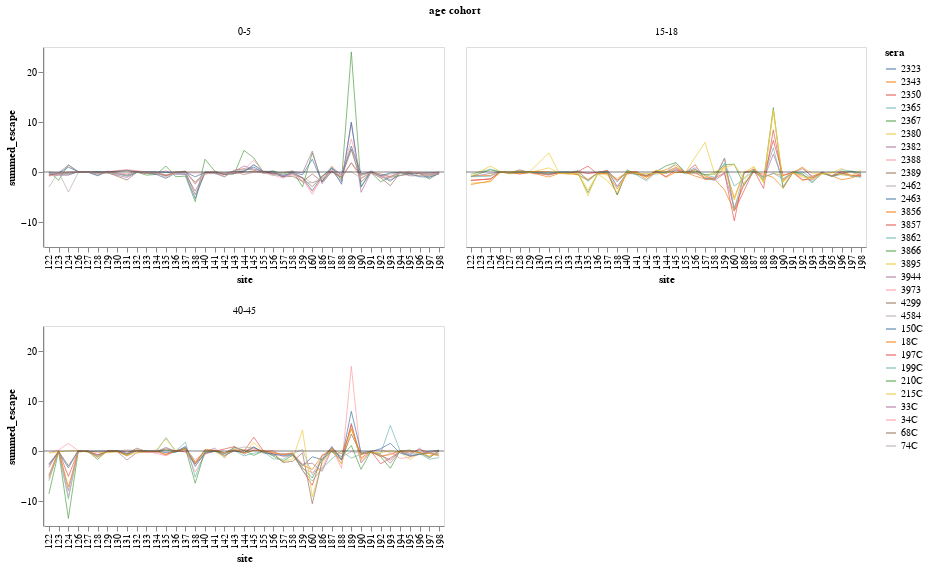

The notebook cell this image was saved under:
### Code cell
summed_escape_lineplot = (
    alt.Chart()
    .encode(
        x=alt.X("site", 
                title="site",
               ),
        y=alt.Y(
            "escape_mean",
            title="summed_escape",
        ),
        # column='age_group:N',
        color=alt.Color('serum:N', 
                        legend=alt.Legend(orient="right", title='sera'))
    )
    .mark_line(size=1, opacity=0.7)
    .properties(width=400, height=200)
    # .mark_circle(opacity=0.7, size=20))
)

x_axis = alt.Chart(pd.DataFrame({'y': [0]})).mark_rule(opacity=0.5).encode(y='y')

alt.layer(
    summed_escape_lineplot, x_axis, data=full_escape
).facet(
    facet=alt.Facet(
        'age_group:N',
        title='age cohort',
    ),
    columns=2
).configure_axis(
    grid=False
).resolve_axis(
    x='independent'
)

# chart.save('230501_immune_escape_by_age.pdf')

### Figure 1 — Vega-Lite specification as saved in the notebook (floating-point values rounded to 4 significant figures; data arrays with more than 128 entries replaced by an {"elided": "..."} marker saying what was removed)
{"config": {"view": {"continuousWidth": 300, "continuousHeight": 300}, "axis": {"grid": false}}, "data": {"name": "data-15ca023913dadd51baee8554d9a77bce"}, "facet": {"field": "age_group", "title": "age cohort", "type": "nominal"}, "spec": {"layer": [{"mark": {"type": "line", "opacity": 0.7, "size": 1}, "encoding": {"color": {"field": "serum", "legend": {"orient": "right", "title": "sera"}, "type": "nominal"}, "x": {"field": "site", "title": "site", "type": "nominal"}, "y": {"field": "escape_mean", "title": "summed_escape", "type": "quantitative"}}}, {"data": {"name": "data-06fd9f850666401b4599de5588b60692"}, "mark": {"type": "rule", "opacity": 0.5}, "encoding": {"y": {"field": "y", "type": "quantitative"}}}], "height": 200, "width": 400}, "columns": 2, "resolve": {"axis": {"x": "independent"}}, "$schema": "https://vega.github.io/schema/vega-lite/v5.6.1.json", "datasets": {"data-15ca023913dadd51baee8554d9a77bce": {"elided": "1195 records"}, "data-06fd9f850666401b4599de5588b60692": [{"y": 0}]}}
